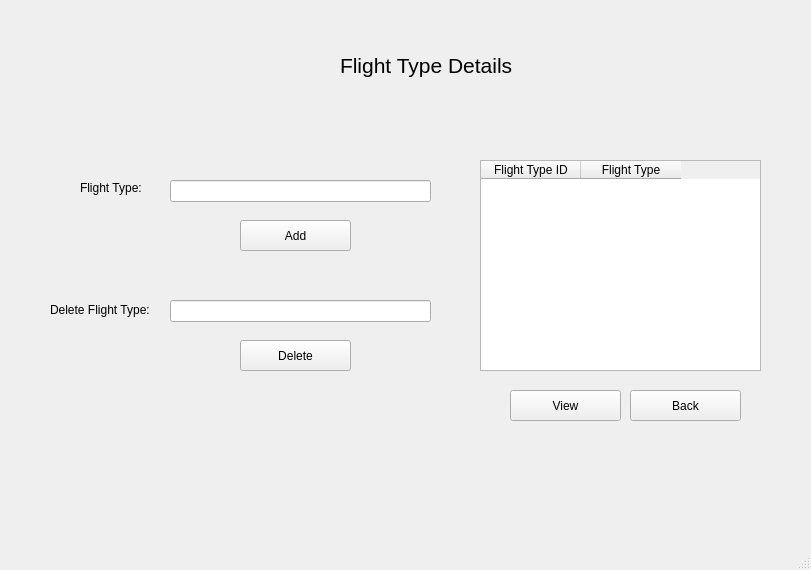
<?xml version="1.0" encoding="UTF-8"?>
<ui version="4.0">
 <class>MainWindow</class>
 <widget class="QMainWindow" name="MainWindow">
  <property name="geometry">
   <rect>
    <x>0</x>
    <y>0</y>
    <width>811</width>
    <height>570</height>
   </rect>
  </property>
  <property name="windowTitle">
   <string>MainWindow</string>
  </property>
  <widget class="QWidget" name="centralwidget">
   <widget class="QLabel" name="label_3">
    <property name="geometry">
     <rect>
      <x>80</x>
      <y>180</y>
      <width>71</width>
      <height>16</height>
     </rect>
    </property>
    <property name="font">
     <font>
      <pointsize>9</pointsize>
     </font>
    </property>
    <property name="text">
     <string>Flight Type:</string>
    </property>
   </widget>
   <widget class="QPushButton" name="FTdel">
    <property name="geometry">
     <rect>
      <x>240</x>
      <y>340</y>
      <width>111</width>
      <height>31</height>
     </rect>
    </property>
    <property name="font">
     <font>
      <pointsize>9</pointsize>
     </font>
    </property>
    <property name="text">
     <string>Delete</string>
    </property>
   </widget>
   <widget class="QPushButton" name="FlightTypeAdd">
    <property name="geometry">
     <rect>
      <x>240</x>
      <y>220</y>
      <width>111</width>
      <height>31</height>
     </rect>
    </property>
    <property name="font">
     <font>
      <pointsize>9</pointsize>
     </font>
    </property>
    <property name="text">
     <string>Add</string>
    </property>
   </widget>
   <widget class="QPushButton" name="flightTypeBack">
    <property name="geometry">
     <rect>
      <x>630</x>
      <y>390</y>
      <width>111</width>
      <height>31</height>
     </rect>
    </property>
    <property name="font">
     <font>
      <pointsize>9</pointsize>
     </font>
    </property>
    <property name="text">
     <string>Back</string>
    </property>
   </widget>
   <widget class="QLineEdit" name="FlightType">
    <property name="geometry">
     <rect>
      <x>170</x>
      <y>180</y>
      <width>261</width>
      <height>22</height>
     </rect>
    </property>
    <property name="font">
     <font>
      <pointsize>9</pointsize>
     </font>
    </property>
   </widget>
   <widget class="QLabel" name="label_2">
    <property name="geometry">
     <rect>
      <x>340</x>
      <y>30</y>
      <width>181</width>
      <height>71</height>
     </rect>
    </property>
    <property name="font">
     <font>
      <pointsize>16</pointsize>
     </font>
    </property>
    <property name="text">
     <string>Flight Type Details</string>
    </property>
   </widget>
   <widget class="QLabel" name="label_4">
    <property name="geometry">
     <rect>
      <x>50</x>
      <y>300</y>
      <width>111</width>
      <height>20</height>
     </rect>
    </property>
    <property name="font">
     <font>
      <pointsize>9</pointsize>
     </font>
    </property>
    <property name="text">
     <string>Delete Flight Type:</string>
    </property>
   </widget>
   <widget class="QLineEdit" name="delFTline">
    <property name="geometry">
     <rect>
      <x>170</x>
      <y>300</y>
      <width>261</width>
      <height>22</height>
     </rect>
    </property>
    <property name="font">
     <font>
      <pointsize>9</pointsize>
     </font>
    </property>
   </widget>
   <widget class="QTableWidget" name="FTtable">
    <property name="geometry">
     <rect>
      <x>480</x>
      <y>160</y>
      <width>281</width>
      <height>211</height>
     </rect>
    </property>
    <column>
     <property name="text">
      <string>Flight Type ID</string>
     </property>
    </column>
    <column>
     <property name="text">
      <string>Flight Type</string>
     </property>
    </column>
   </widget>
   <widget class="QPushButton" name="flightTypeView">
    <property name="geometry">
     <rect>
      <x>510</x>
      <y>390</y>
      <width>111</width>
      <height>31</height>
     </rect>
    </property>
    <property name="font">
     <font>
      <pointsize>9</pointsize>
     </font>
    </property>
    <property name="text">
     <string>View</string>
    </property>
   </widget>
  </widget>
  <widget class="QMenuBar" name="menubar">
   <property name="geometry">
    <rect>
     <x>0</x>
     <y>0</y>
     <width>811</width>
     <height>21</height>
    </rect>
   </property>
  </widget>
  <widget class="QStatusBar" name="statusbar"/>
 </widget>
 <resources/>
 <connections/>
</ui>
